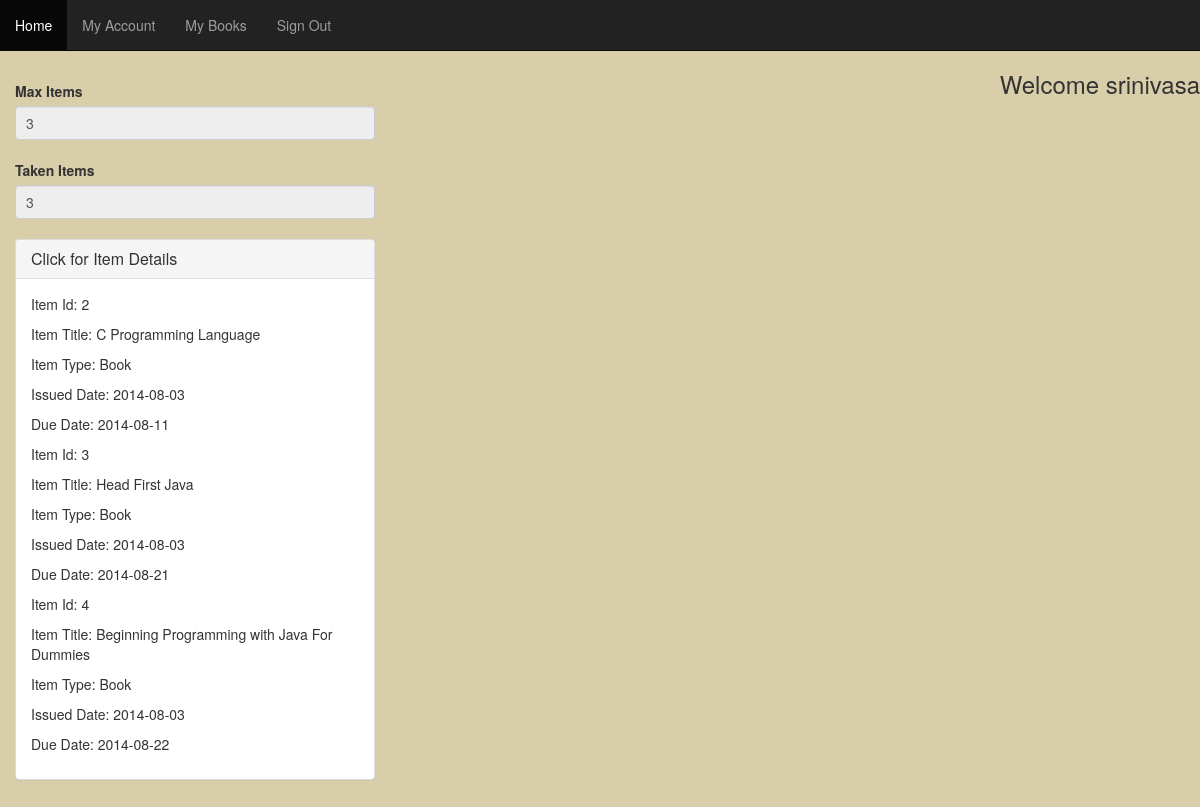
Page /myBooks.php (signed in) on the committed database.
### tables this page shows
CREATE TABLE IF NOT EXISTS `user_account` (
  `userId` varchar(50) NOT NULL,
  `takenItems` int(11) NOT NULL DEFAULT '0',
  `maxItems` int(11) NOT NULL DEFAULT '3',
  PRIMARY KEY (`userId`)
);

CREATE TABLE IF NOT EXISTS `user_item` (
  `userId` varchar(50) NOT NULL,
  `itemId` int(11) NOT NULL,
  `issuedDate` date NOT NULL,
  `dueDate` date NOT NULL,
  PRIMARY KEY (`userId`,`itemId`),
  KEY `userId` (`userId`),
  KEY `itemId` (`itemId`)
);

CREATE TABLE IF NOT EXISTS `item` (
  `id` int(11) NOT NULL AUTO_INCREMENT,
  `typeId` int(11) NOT NULL,
  `ISBN` varchar(13) DEFAULT NULL,
  `ISSN` varchar(10) DEFAULT NULL,
  `categoryId` int(11) NOT NULL,
  `title` varchar(100) NOT NULL,
  `author` varchar(50) NOT NULL,
  `publisher` varchar(50) NOT NULL,
  `pubDate` date NOT NULL,
  `copies` int(11) NOT NULL,
  `availabilityStatus` varchar(50) NOT NULL,
  `image` varchar(50) NOT NULL,
  PRIMARY KEY (`id`),
  UNIQUE KEY `isbn` (`ISBN`),
  UNIQUE KEY `ISSN` (`ISSN`),
  KEY `typeId` (`typeId`,`categoryId`),
  KEY `isbn_2` (`ISBN`),
  KEY `categoryId` (`categoryId`)
);

CREATE TABLE IF NOT EXISTS `item_type` (
  `id` int(11) NOT NULL AUTO_INCREMENT,
  `typeName` varchar(50) NOT NULL,
  PRIMARY KEY (`id`)
);

### myBooks.php (the view, shortened to what this page needs)
<?php
$userId =null;
if (ISSET($_SESSION['signedUser']))
 {
  $userId = $_SESSION['signedUser'];
}
if (ISSET($_SESSION['userType']))
 {
$userTypeId = $_SESSION['userType'];
if($userTypeId==2)
{
  include("facultyHome.php");
}
}
?>
<html>
<head>
<link href="styles/css/bootstrap.css" rel="stylesheet">
<link href="styles/css/bootstrap.min.css" rel="stylesheet">
<link href="styles/css/style.css" rel="stylesheet">
<link href="styles/css/datepicker.css" rel="stylesheet">
<link rel="stylesheet" href="//code.jquery.com/ui/1.11.0/themes/smoothness/jquery-ui.css">
</head>
<body>
  <form id='myForm' method="post">
<div class="container">
       <div class="col-xs-12 col-sm-6 col-md-4">
  <div class="row" >
      <div class="col-xs-12">
  <label for="maxItem" id="maxItem">Max Items</label></div>
      <div class="col-xs-12">
  <input type="text" class="form-control"  placeholder="Max Items" id="maxItems" name="maxItems" readonly="readonly"
  value="<?php $s="select maxItems from user_account where userId='$userId'";
	$q=mysql_query($s) or die($s); $rw=mysql_fetch_array($q);
  echo $rw['maxItems'];?>" ><br />
    </div>
    </div>
 <div class="row" >
      <div class="col-xs-12">
  <label for="itemsTaken">Taken Items</label></div>
      <div class="col-xs-12">
  <input type="text" class="form-control"  placeholder="Taken Items" id="takenItem" name="takenItem" readonly="readonly"
  value="<?php $s="select takenItems from user_account where userId='$userId'";
  $q=mysql_query($s) or die($s); $rw=mysql_fetch_array($q);
echo $rw['takenItems'];?>"/><br />
    </div>
    </div>
<?php
echo "<div class='panel-group' id='accordion'>";
echo  "<div class='panel panel-default'>";
echo  "<div class='panel-heading'>";
echo   "<h4 class='panel-title'>";
echo    "<a data-toggle='collapse' data-parent='#accordion' href='#itemDetails'> Click for Item Details </a>";
 echo      "</h4>";
 echo    "</div>";
 echo    "<div id='itemDetails' class='panel-collapse collapse in'>";
  echo     "<div class='panel-body'>";
  $s="select itemId,issuedDate,dueDate,title,typeName from user_item,item,item_type where userId='$userId' and user_item.itemId = item.id AND item.typeId = item_type.id";
   $q=mysql_query($s) or die($s);
while($rw=mysql_fetch_array($q))
{
echo "<p>Item Id: " .$rw['itemId']."</p>";
echo "<p>Item Title: " .$rw['title']."</p>";
echo "<p>Item Type: " .$rw['typeName']."</p>";
echo "<p>Issued Date: " .$rw['issuedDate']."</p>";
echo "<p>Due Date: " .$rw['dueDate']."</p>";
}
echo "</div>";
echo "</div>";
echo "</div>";
?>
</div>
</div>
</form>
</body>

### styles/css/style.css (style rules this page uses)
body { background: #D8CEAA; }
.container { margin:0; padding:0; }
.form-control { padding-left: 10px; }
.panel-heading { cursor: pointer; }

### myBooks.php (style rules this page uses)
#maxItem { margin-top:40px; }

### rows in the picture
user_account: maxItems "3", takenItem "3"
user_item: itemId "2", itemId.title "C Programming Language", item_type.typeName "Book", issuedDate "2014-08-03", dueDate "2014-08-11"
user_item: itemId "3", itemId.title "Head First Java", item_type.typeName "Book", issuedDate "2014-08-03", dueDate "2014-08-21"
user_item: itemId "4", itemId.title "Beginning Programming with Java For Dummies", item_type.typeName "Book", issuedDate "2014-08-03", dueDate "2014-08-22"

### other values in the picture
$userName "srinivasa"
